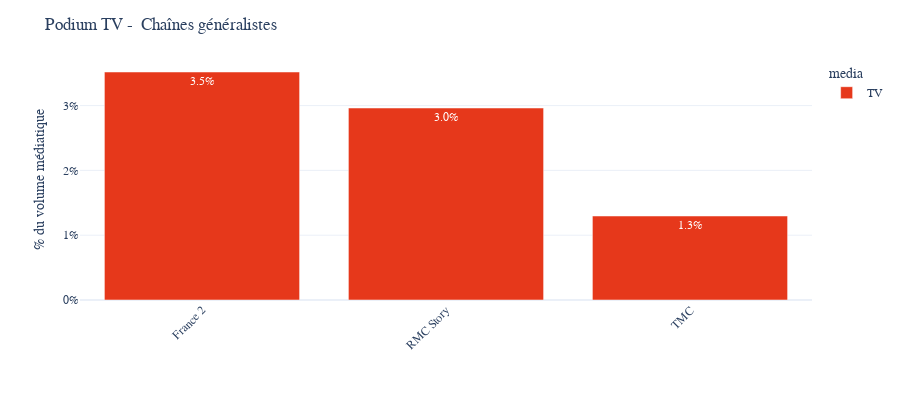

The notebook cell this image was saved under:
### Code cell
# Multiplier for one channel = n_mentions * 2 min / (60 minutes * 18h * n_days)
multiplier = 2 / (1 * 60 * 18 * 1)

fig = show_mentions_by_channel(data,list_of_channels=top_channels_tv_gen,n = 3,
                               method = multiplier,height = 400,text_auto = ".1%")
fig.update_layout(yaxis_tickformat='0%',
                  title = "Podium TV -  Chaînes généralistes",
                  font_family="Poppins",yaxis_title="% du volume médiatique",xaxis_title = "")
fig.update_traces(marker_color='#e6381b')
fig

### Figure 1 — Plotly figure (JSON) as saved in the notebook; plotly's stock layout.template omitted (floating-point values rounded to 4 significant figures)
{"data": [{"alignmentgroup": "True", "hovertemplate": "media=TV<br>channel_name=%{x}<br>count=%{y}<extra></extra>", "legendgroup": "TV", "marker": {"color": "#e6381b", "pattern": {"shape": ""}}, "name": "TV", "offsetgroup": "TV", "orientation": "v", "showlegend": true, "textposition": "auto", "texttemplate": "%{y:.1%}", "type": "bar", "x": ["France 2", "RMC Story", "TMC"], "xaxis": "x", "y": [0.03519, 0.02963, 0.01296], "yaxis": "y"}], "layout": {"barmode": "relative", "font": {"family": "Poppins"}, "height": 400, "legend": {"title": {"text": "media"}, "tracegroupgap": 0}, "margin": {"b": 100, "t": 60}, "title": {"text": "Podium TV -  Chaînes généralistes"}, "xaxis": {"anchor": "y", "categoryarray": ["France 2", "RMC Story", "TMC"], "categoryorder": "array", "domain": [0, 1], "tickangle": -45, "title": {"text": ""}}, "yaxis": {"anchor": "x", "domain": [0, 1], "tickformat": "0%", "title": {"text": "% du volume médiatique"}}}}
